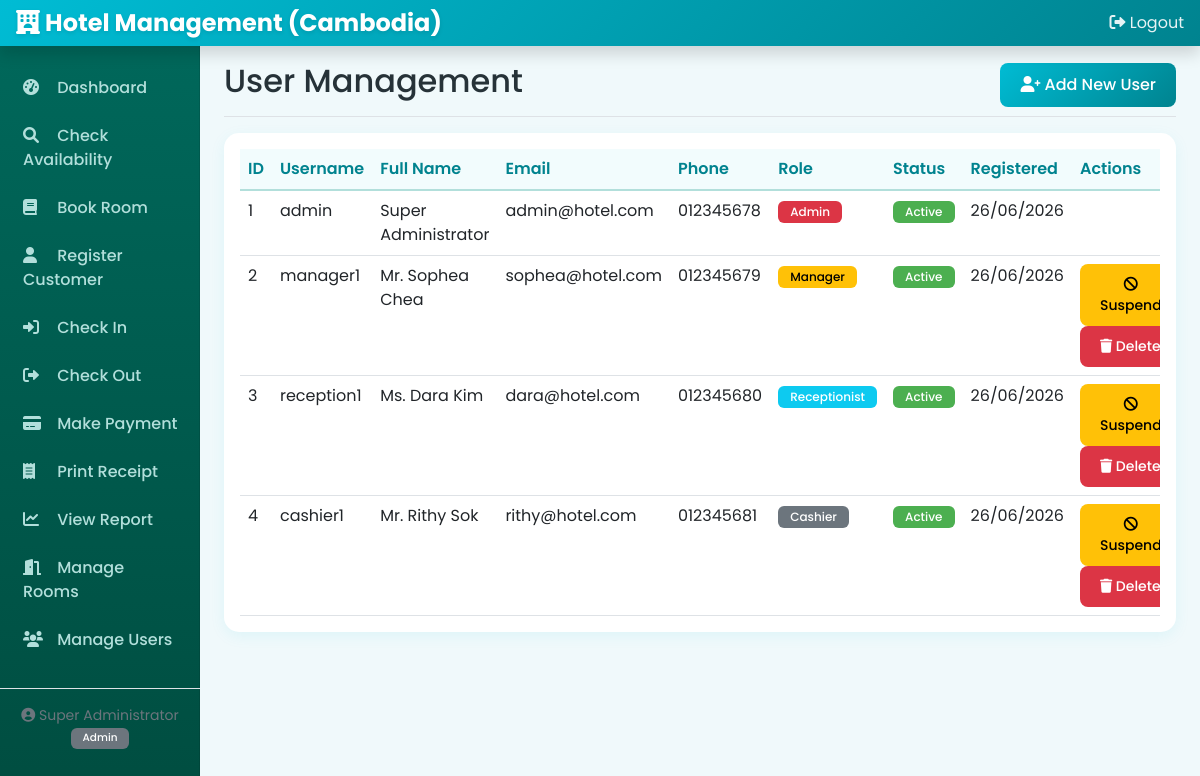
Page /modules/users.php (signed in) on the committed database.
### tables this page shows
CREATE TABLE users (
    id INT PRIMARY KEY AUTO_INCREMENT,
    username VARCHAR(50) UNIQUE NOT NULL,
    password VARCHAR(255) NOT NULL,
    full_name VARCHAR(100) NOT NULL,
    email VARCHAR(100) UNIQUE NOT NULL,
    phone VARCHAR(20),
    address TEXT,
    role ENUM('Admin', 'Manager', 'Receptionist', 'Cashier') NOT NULL,
    status ENUM('active', 'inactive', 'pending') DEFAULT 'pending',
    registration_token VARCHAR(100),
    created_by INT,
    created_at TIMESTAMP DEFAULT CURRENT_TIMESTAMP,
    updated_at TIMESTAMP DEFAULT CURRENT_TIMESTAMP ON UPDATE CURRENT_TIMESTAMP,
    FOREIGN KEY (created_by) REFERENCES users(id)
);

### modules/users.php (the view, shortened to what this page needs)
<?php
require_once '../config/database.php';
$stmt = $pdo->query("SELECT * FROM users ORDER BY created_at DESC");
$users = $stmt->fetchAll();
?>
<!DOCTYPE html>
<html lang="en">
<head>
    <link href="https://cdn.jsdelivr.net/npm/bootstrap@5.1.3/dist/css/bootstrap.min.css" rel="stylesheet">
    <link rel="stylesheet" href="https://cdnjs.cloudflare.com/ajax/libs/font-awesome/6.0.0/css/all.min.css">
</head>
<body>
    <?php include '../includes/header.php'; ?>
    <div class="container-fluid">
        <div class="row">
            <?php include '../includes/sidebar.php'; ?>
            <main class="col-md-9 ms-sm-auto col-lg-10 px-md-4">
                <div class="d-flex justify-content-between flex-wrap flex-md-nowrap align-items-center pt-3 pb-2 mb-3 border-bottom">
                    <h1 class="h2">User Management</h1>
                    <div class="btn-toolbar">
                        <a href="../register.php" class="btn btn-primary">
                            <i class="fas fa-user-plus"></i> Add New User
                        </a>
                    </div>
                </div>
                <div class="card">
                    <div class="card-body">
                        <div class="table-responsive">
                            <table class="table table-hover">
                                <thead>
                                    <tr>
                                        <th>ID</th>
                                        <th>Username</th>
                                        <th>Full Name</th>
                                        <th>Email</th>
                                        <th>Phone</th>
                                        <th>Role</th>
                                        <th>Status</th>
                                        <th>Registered</th>
                                        <th>Actions</th>
                                    </tr>
                                </thead>
                                <tbody>
                                    <?php foreach($users as $user): ?>
                                    <tr>
                                        <td><?php echo $user['id']; ?></td>
                                        <td><?php echo htmlspecialchars($user['username']); ?></td>
                                        <td><?php echo htmlspecialchars($user['full_name']); ?></td>
                                        <td><?php echo htmlspecialchars($user['email']); ?></td>
                                        <td><?php echo htmlspecialchars($user['phone']); ?></td>
                                        <td>
                                            <span class="badge bg-<?php
                                                echo $user['role'] == 'Admin' ? 'danger' :
                                                    ($user['role'] == 'Manager' ? 'warning' :
                                                    ($user['role'] == 'Receptionist' ? 'info' : 'secondary'));
                                            ?>">
                                                <?php echo $user['role']; ?>
                                            </span>
                                        </td>
                                        <td>
                                            <span class="badge bg-<?php echo $user['status'] == 'active' ? 'success' : ($user['status'] == 'pending' ? 'warning' : 'danger'); ?>">
                                                <?php echo ucfirst($user['status']); ?>
                                            </span>
                                        </td>
                                        <td><?php echo date('d/m/Y', strtotime($user['created_at'])); ?></td>
                                        <td>
                                            <?php if($user['status'] == 'active' && $user['role'] != 'Admin'): ?>
                                                <a href="?action=suspend&id=<?php echo $user['id']; ?>" class="btn btn-sm btn-warning" onclick="return confirm('Suspend this user?')">
                                                    <i class="fas fa-ban"></i> Suspend
                                                </a>
                                            <?php endif; ?>
                                            <?php if($user['role'] != 'Admin'): ?>
                                                <a href="?action=delete&id=<?php echo $user['id']; ?>" class="btn btn-sm btn-danger" onclick="return confirm('Delete this user permanently?')">
                                                    <i class="fas fa-trash"></i> Delete
                                                </a>
                                            <?php endif; ?>
                                        </td>
                                    </tr>
                                    <?php endforeach; ?>
                                </tbody>
                            </table>
                        </div>
                    </div>
                </div>
            </main>
        </div>
    </div>
</body>
</html>

### css/style.css (style rules this page uses)
* { margin: 0; padding: 0; box-sizing: border-box; }
:root { --primary: #00bcd4; --primary-dark: #00838f; --primary-light: #4dd0e1; --secondary: #009688; --accent: #ff6b6b; --warning: #ffc107; --success: #4caf50; --info: #00bcd4; --danger: #f44336; --bg-light: #f0f9fb; --text-dark: #263238; --border-soft: #b2dfdb; }
body { font-family: 'Poppins', 'Khmer OS', system-ui, -apple-system, 'Segoe UI', Roboto, sans-serif; background: var(--bg-light); overflow-x: hidden; color: var(--text-dark); }
.btn { border-radius: 8px; padding: 10px 20px; font-weight: 500; transition: all 0.3s ease; border: none; }
.btn-primary { background: linear-gradient(135deg, var(--primary) 0%, var(--primary-dark) 100%); color: white; }
.card { border: none; border-radius: 15px; box-shadow: 0 4px 15px rgba(0, 188, 212, 0.08); transition: all 0.3s ease; overflow: hidden; }
.table { margin-bottom: 0; }
.table thead th { border-bottom: 2px solid var(--border-soft); color: var(--primary-dark); font-weight: 600; background: rgba(0, 188, 212, 0.05); }
.table tbody tr { transition: all 0.2s ease; }
.badge { padding: 5px 12px; border-radius: 6px; font-weight: 500; }
.badge.bg-success { background: var(--success) !important; }
.badge.bg-warning { background: var(--warning) !important; color: #000 !important; }

### rows in the picture
users: id "1", username "admin", full_name "Super Administrator", email "admin@hotel.com", phone "012345678", role "Admin", status "Active", created_at "26/06/2026"
users: id "2", username "manager1", full_name "Mr. Sophea Chea", email "sophea@hotel.com", phone "012345679", role "Manager", status "Active", created_at "26/06/2026"
users: id "3", username "reception1", full_name "Ms. Dara Kim", email "dara@hotel.com", phone "012345680", role "Receptionist", status "Active", created_at "26/06/2026"
users: id "4", username "cashier1", full_name "Mr. Rithy Sok", email "rithy@hotel.com", phone "012345681", role "Cashier", status "Active", created_at "26/06/2026"

### other values in the picture
$_SESSION['user_name'] "Super Administrator"
$_SESSION['user_role'] "Admin"
